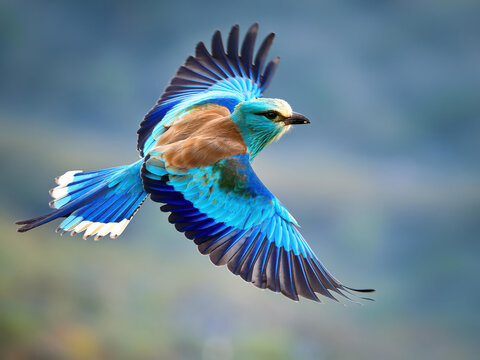
#> input picture images/bird.jpg, 480 x 360 px
$ jupyter execute 4.histogram.ipynb
#> lines starting #> are read from the running program, lines starting #| are printed output that depends on the picture
## Image Histogram

2D bar plot of the number of pixels for each tonal value (tonal distribution). The horizontal axis represents the pixel intensities (0-255). The vertical axis denotes the frequency of each intensity.

It helps in understanding the contrast, brightness, and intensity distribution of the image.

*cv.calcHist(images, channels, mask, histSize, ranges[, hist[, accumulate]])*

**images :** it is the source image of type uint8 or float32. it should be given in square brackets, ie, "[img]".

**channels :** it is also given in square brackets. It is the index of channel for which we calculate histogram. For example, if input is grayscale image, its value is [0]. For color image, you can pass [0], [1] or [2] to calculate histogram of blue, green or red channel respectively.

**mask :** mask image. To find histogram of full image, it is given as "None". But if you want to find histogram of particular region of image, you have to create a mask image for that and give it as mask. (I will show an example later.)

**histSize :** this represents our BIN count. Need to be given in square brackets. For full scale, we pass [256].

**ranges :** this is our RANGE. Normally, it is [0,256].

[cell 1]
import cv2
import matplotlib.pyplot as plt

[cell 2]
def show_img(title, image):
    plt.figure(figsize=(6, 4))
    plt.title(title)
    plt.axis('off')
    plt.imshow(cv2.cvtColor(image, cv2.COLOR_BGR2RGB))
    plt.show()

def plot_hist(title, hist):
    plt.plot(hist)
    plt.title(title)
    plt.xlabel("Pixel Intensity (0–255)")
    plt.ylabel("Frequency")
    plt.show()

[cell 3]
img = cv2.imread('./images/bird.jpg',cv2.IMREAD_GRAYSCALE)
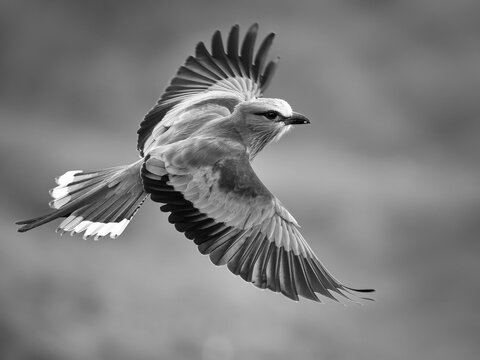
#> img: shape (360, 480); min 0, max 255, mean 125.6
show_img('Grayscale Image', img)
print(img.shape)
#| (360, 480)
hist = cv2.calcHist([img],[0],None,[256],[0,256])
#> hist = 256 values, max 2559 at index 136, min 7 at index 2, mean 675
plot_hist('Grayscale Histogram', hist)

[cell 4]
# Cumulative Histogram
cum_hist = hist.cumsum()
#> cum_hist = 256 values from 26 to 172800
cum_hist_normalized = cum_hist / cum_hist[-1]
#> cum_hist_normalized = 256 values from 0.00015 to 1
plot_hist('Cumulative Histogram', cum_hist_normalized)
#> call 2 of plot_hist, with title = 'Cumulative Histogram', hist = array of shape (256,)
#> in plot_hist (call 2), `plt.show()`:
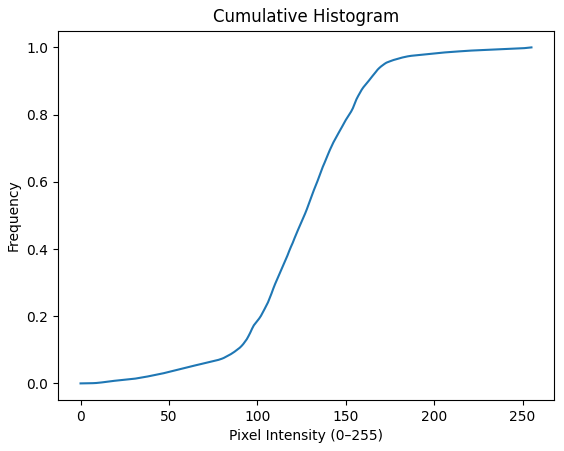
#> figure drawn by matplotlib, 1 panel; curve peaks at x = 255, y = 1

[cell 5]
img_color = cv2.imread('./images/bird.jpg')
#> img_color is the input picture: shape (360, 480, 3); mean B, G, R 146.5, 131.8, 105.5
show_img('Original Image', img_color)
print(img.shape)
#| (360, 480)
hist_blue = cv2.calcHist([img_color],[0],None,[256],[0,256])
#> hist_blue = 256 values, max 3307 at index 164, min 6 at index 1, mean 675
plt.subplot(221)
plot_hist('Blue Channel Histogram', hist_blue)
#> call 3 of plot_hist, with title = 'Blue Channel Histogram', hist = array of shape (256, 1)
#> in plot_hist (call 3), `plt.show()`:
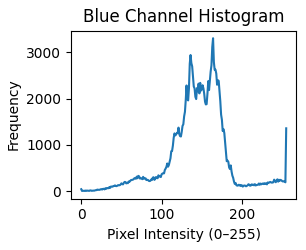
#> figure drawn by matplotlib, 1 panel; curve peaks at x = 164, y = 3307
hist_red = cv2.calcHist([img_color],[2],None,[256],[0,256])
#> hist_red = 256 values, max 2678 at index 80, min 26 at index 227, mean 675
plt.subplot(222)
plot_hist('Red Channel Histogram', hist_red)
#> call 4 of plot_hist, with title = 'Red Channel Histogram', hist = array of shape (256, 1)
#> in plot_hist (call 4), `plt.show()`:
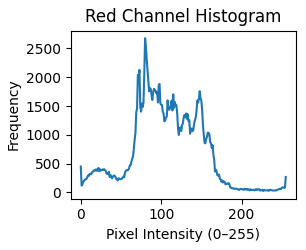
#> figure drawn by matplotlib, 1 panel; curve peaks at x = 80, y = 2678

### Histogram Equalization

Histogram Equalization redistributes the pixel intensities so that they cover the full range (0–255) more evenly.

Result → the image appears with higher contrast (brighter whites, darker blacks, more details visible)

[cell 6]
img_equalize = cv2.imread('./images/equalizer.jpg',cv2.IMREAD_GRAYSCALE)
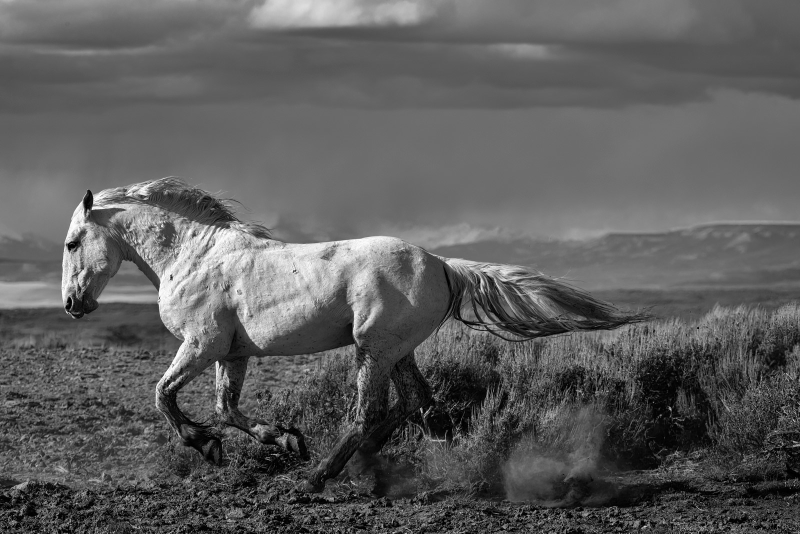
#> input picture images/equalizer.jpg, 1600 x 1067 px (shown at 1/2 size)
#> img_equalize is the input picture: shape (1067, 1600); min 0, max 255, mean 93.5
show_img('Original Image', img_equalize)
hist = cv2.calcHist([img_equalize],[0],None,[256],[0,256])
#> hist = 256 values, max 65798 at index 109, min 114 at index 254, mean 6668.8
plot_hist('Original Histogram', hist)
#> in plot_hist (call 5), `plt.show()`:
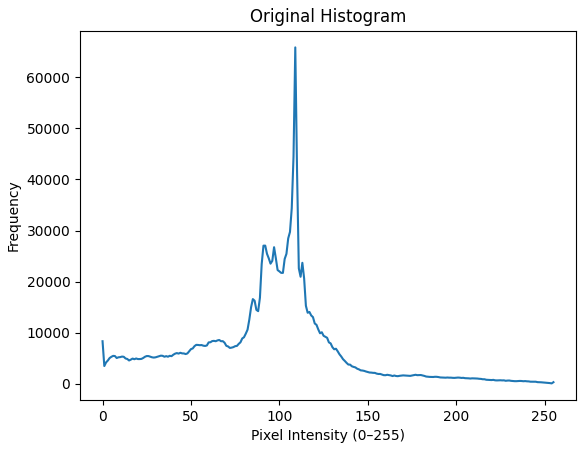
#> figure drawn by matplotlib, 1 panel; curve peaks at x = 109, y = 65798
equ = cv2.equalizeHist(img_equalize)
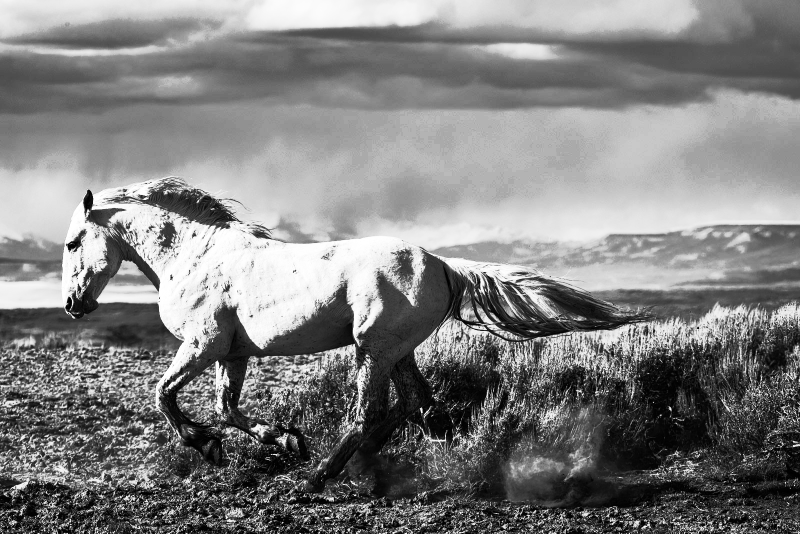
#> equ: shape (1067, 1600) (shown at 1/2 size); min 0, max 255, mean 128.2
show_img('Equalized Image', equ)
hist = cv2.calcHist([equ],[0],None,[256],[0,256])
#> hist = 256 values, max 65798 at index 179, min 0 at index 45, mean 6668.8
plot_hist('Equalized Histogram', hist)
#> in plot_hist (call 6), `plt.show()`:
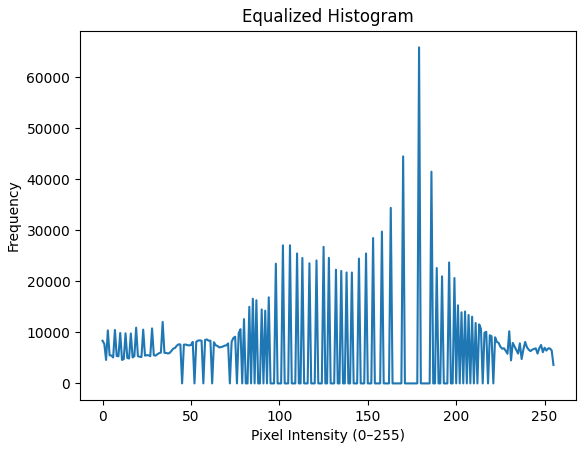
#> figure drawn by matplotlib, 1 panel; curve peaks at x = 179, y = 65798

#### CLAHE (Contrast Limited Adaptive Histogram Equalization)

Normal Histogram Equalization (HE) :

- Works on the whole image at once.

- Can cause over-amplification of noise in uniform areas (like the sky or skin).

- Makes very bright or very dark regions look unnatural.

Adaptive Histogram Equalization (AHE) :

- Divides the image into small regions (called tiles).

- Applies histogram equalization separately in each tile.

- Improves local contrast, but often over-amplifies noise in flat regions.

CLAHE :

- Improves on AHE by introducing a clip limit.

- Prevents any histogram bin from getting too large and avoids extreme contrast and noise amplification.

- Then it blends neighboring tiles smoothly.

CLAHE is useful in Medical imaging by enhancing visibility of structures.

[cell 7]
clahe = cv2.createCLAHE(clipLimit=2.0, tileGridSize=(8,8))
cl1 = clahe.apply(img_equalize)
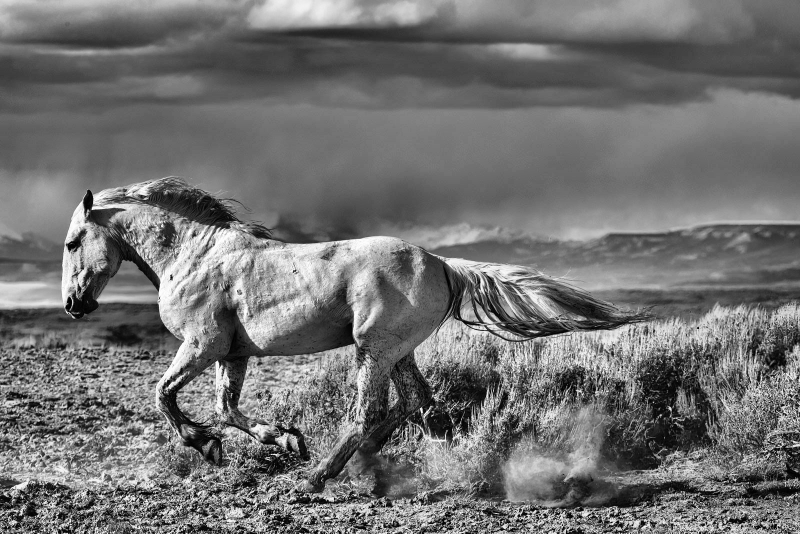
#> cl1: shape (1067, 1600) (shown at 1/2 size); min 0, max 255, mean 113.2
show_img('CLAHE Image', cl1)
hist = cv2.calcHist([cl1],[0],None,[256],[0,256])
#> hist = 256 values, max 20630 at index 107, min 40 at index 0, mean 6668.8
plot_hist('CLAHE Histogram', hist)
#> in plot_hist (call 7), `plt.show()`:
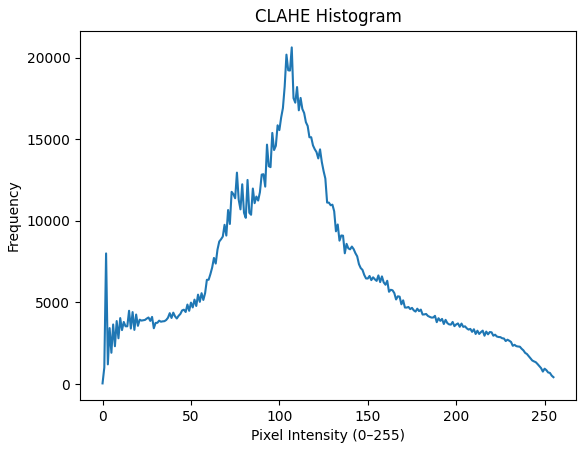
#> figure drawn by matplotlib, 1 panel; curve peaks at x = 107, y = 20630
